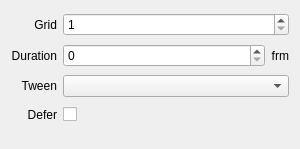
<?xml version="1.0" encoding="UTF-8"?>
<ui version="4.0">
 <class>InspectorGridWidget</class>
 <widget class="QWidget" name="InspectorGridWidget">
  <property name="geometry">
   <rect>
    <x>0</x>
    <y>0</y>
    <width>300</width>
    <height>149</height>
   </rect>
  </property>
  <property name="sizePolicy">
   <sizepolicy hsizetype="Expanding" vsizetype="Preferred">
    <horstretch>0</horstretch>
    <verstretch>0</verstretch>
   </sizepolicy>
  </property>
  <layout class="QGridLayout" name="gridLayout">
   <property name="bottomMargin">
    <number>20</number>
   </property>
   <item row="3" column="1" colspan="2">
    <layout class="QHBoxLayout" name="horizontalLayoutDefer">
     <item>
      <widget class="QCheckBox" name="checkBoxDefer">
       <property name="layoutDirection">
        <enum>Qt::RightToLeft</enum>
       </property>
       <property name="text">
        <string/>
       </property>
      </widget>
     </item>
     <item>
      <spacer name="horizontalSpacerDefer2">
       <property name="orientation">
        <enum>Qt::Horizontal</enum>
       </property>
       <property name="sizeHint" stdset="0">
        <size>
         <width>40</width>
         <height>20</height>
        </size>
       </property>
      </spacer>
     </item>
    </layout>
   </item>
   <item row="1" column="0">
    <widget class="QLabel" name="labelTransitionDuration">
     <property name="text">
      <string>Duration</string>
     </property>
     <property name="alignment">
      <set>Qt::AlignRight|Qt::AlignTrailing|Qt::AlignVCenter</set>
     </property>
    </widget>
   </item>
   <item row="2" column="1" colspan="2">
    <widget class="QComboBox" name="comboBoxTween">
     <property name="sizePolicy">
      <sizepolicy hsizetype="Expanding" vsizetype="Fixed">
       <horstretch>0</horstretch>
       <verstretch>0</verstretch>
      </sizepolicy>
     </property>
    </widget>
   </item>
   <item row="1" column="1">
    <widget class="QSpinBox" name="spinBoxTransitionDuration">
     <property name="sizePolicy">
      <sizepolicy hsizetype="Expanding" vsizetype="Fixed">
       <horstretch>0</horstretch>
       <verstretch>0</verstretch>
      </sizepolicy>
     </property>
     <property name="maximum">
      <number>999</number>
     </property>
    </widget>
   </item>
   <item row="3" column="0">
    <widget class="QLabel" name="labelDefer">
     <property name="text">
      <string>Defer</string>
     </property>
     <property name="alignment">
      <set>Qt::AlignRight|Qt::AlignTrailing|Qt::AlignVCenter</set>
     </property>
    </widget>
   </item>
   <item row="2" column="0">
    <widget class="QLabel" name="labelEasing">
     <property name="text">
      <string>Tween</string>
     </property>
     <property name="alignment">
      <set>Qt::AlignRight|Qt::AlignTrailing|Qt::AlignVCenter</set>
     </property>
    </widget>
   </item>
   <item row="0" column="1" colspan="2">
    <widget class="QSpinBox" name="spinBoxGrid">
     <property name="sizePolicy">
      <sizepolicy hsizetype="Expanding" vsizetype="Fixed">
       <horstretch>0</horstretch>
       <verstretch>0</verstretch>
      </sizepolicy>
     </property>
     <property name="minimum">
      <number>1</number>
     </property>
    </widget>
   </item>
   <item row="1" column="2">
    <widget class="QLabel" name="labelFrm1">
     <property name="text">
      <string>frm</string>
     </property>
     <property name="alignment">
      <set>Qt::AlignRight|Qt::AlignTrailing|Qt::AlignVCenter</set>
     </property>
    </widget>
   </item>
   <item row="0" column="0">
    <widget class="QLabel" name="labelGrid">
     <property name="text">
      <string>Grid</string>
     </property>
     <property name="alignment">
      <set>Qt::AlignRight|Qt::AlignTrailing|Qt::AlignVCenter</set>
     </property>
    </widget>
   </item>
  </layout>
 </widget>
 <tabstops>
  <tabstop>spinBoxGrid</tabstop>
  <tabstop>spinBoxTransitionDuration</tabstop>
  <tabstop>comboBoxTween</tabstop>
  <tabstop>checkBoxDefer</tabstop>
 </tabstops>
 <resources/>
 <connections>
  <connection>
   <sender>spinBoxGrid</sender>
   <signal>valueChanged(int)</signal>
   <receiver>InspectorGridWidget</receiver>
   <slot>gridChanged(int)</slot>
   <hints>
    <hint type="sourcelabel">
     <x>188</x>
     <y>20</y>
    </hint>
    <hint type="destinationlabel">
     <x>206</x>
     <y>20</y>
    </hint>
   </hints>
  </connection>
  <connection>
   <sender>spinBoxTransitionDuration</sender>
   <signal>valueChanged(int)</signal>
   <receiver>InspectorGridWidget</receiver>
   <slot>transitionDurationChanged(int)</slot>
   <hints>
    <hint type="sourcelabel">
     <x>151</x>
     <y>44</y>
    </hint>
    <hint type="destinationlabel">
     <x>206</x>
     <y>52</y>
    </hint>
   </hints>
  </connection>
  <connection>
   <sender>comboBoxTween</sender>
   <signal>currentTextChanged(QString)</signal>
   <receiver>InspectorGridWidget</receiver>
   <slot>tweenChanged(QString)</slot>
   <hints>
    <hint type="sourcelabel">
     <x>189</x>
     <y>75</y>
    </hint>
    <hint type="destinationlabel">
     <x>206</x>
     <y>80</y>
    </hint>
   </hints>
  </connection>
  <connection>
   <sender>checkBoxDefer</sender>
   <signal>stateChanged(int)</signal>
   <receiver>InspectorGridWidget</receiver>
   <slot>deferChanged(int)</slot>
   <hints>
    <hint type="sourcelabel">
     <x>84</x>
     <y>105</y>
    </hint>
    <hint type="destinationlabel">
     <x>201</x>
     <y>117</y>
    </hint>
   </hints>
  </connection>
 </connections>
 <slots>
  <slot>gridChanged(int)</slot>
  <slot>resetGrid(QString)</slot>
  <slot>resetTween(QString)</slot>
  <slot>resetDuration(QString)</slot>
  <slot>transitionDurationChanged(int)</slot>
  <slot>tweenChanged(QString)</slot>
  <slot>resetDefer(QString)</slot>
  <slot>deferChanged(int)</slot>
 </slots>
</ui>
